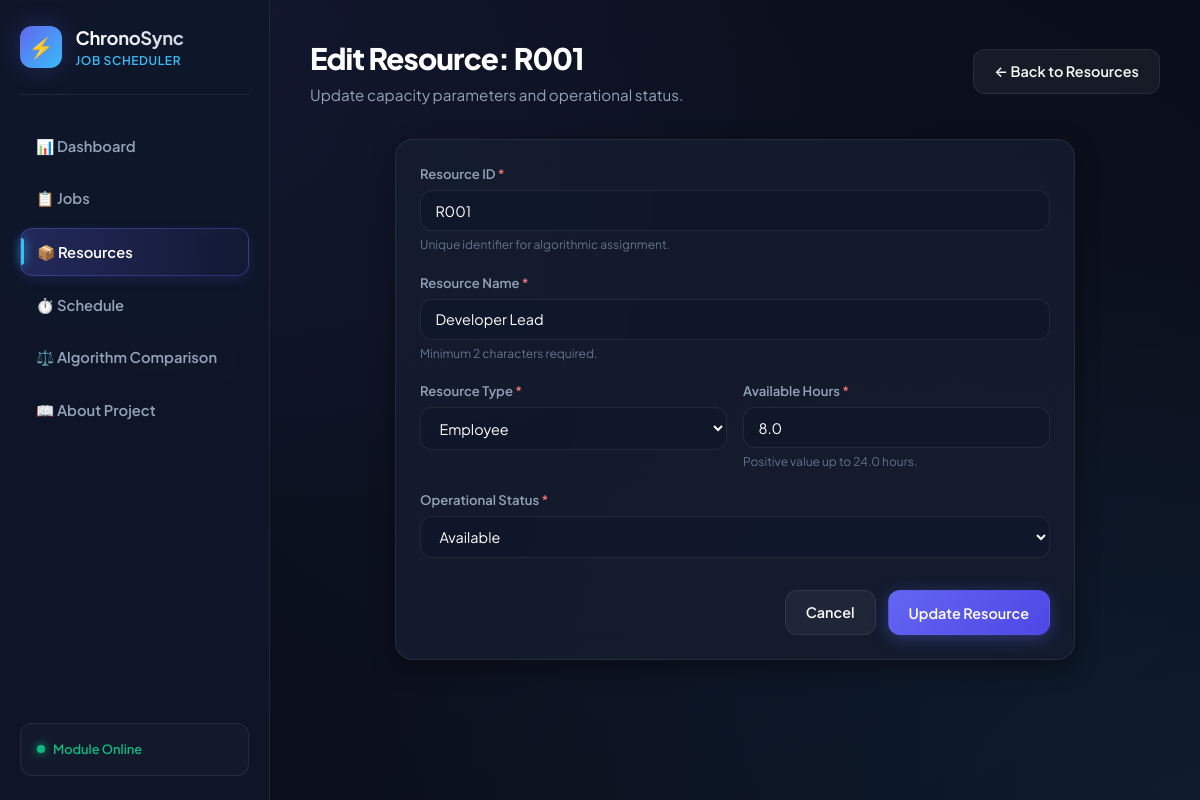
The app's page /resources/edit/213 with its own data.
### tables this page shows
CREATE TABLE resources (
            id INTEGER PRIMARY KEY AUTOINCREMENT,
            resource_id TEXT UNIQUE NOT NULL,
            resource_name TEXT NOT NULL,
            resource_type TEXT NOT NULL,
            available_hours REAL NOT NULL,
            status TEXT NOT NULL DEFAULT 'Available'
        );

### app.py (the view, shortened to what this page needs)
@app.route("/resources/edit/<int:id>", methods=["GET", "POST"])
def resource_edit(id: int):
    conn = get_db_connection()
    cursor = conn.cursor()
    cursor.execute("SELECT * FROM resources WHERE id = ?", (id,))
    row = cursor.fetchone()
    conn.close()
    if not row:
        flash("Resource not found.", "error")
        return redirect(url_for("resources_view")), 404
    existing = dict(row)
    return render_template(
        "resource_form.html",
        mode="edit",
        resource=existing,
        errors={},
        resource_types=RESOURCE_TYPES,
        resource_statuses=RESOURCE_STATUSES
    )

### app.py (called while the page is built)
def get_db_connection():
    conn = sqlite3.connect(DB_PATH)
    conn.row_factory = sqlite3.Row
    return conn

### templates/resource_form.html (shortened to what this page needs)
<!DOCTYPE html>
<html lang="en">
<head>
  <link rel="stylesheet" href="{{ url_for('static', filename='css/style.css') }}">
</head>
<body>
  <div class="app-container">
    <aside class="sidebar">
      <a href="/" class="brand-section">
        <div class="brand-logo">⚡</div>
        <div>
          <div class="brand-title">ChronoSync</div>
          <div class="brand-subtitle">Job Scheduler</div>
        </div>
      </a>
      <ul class="nav-links">
        <li><a href="/" class="nav-link">📊 Dashboard</a></li>
        <li><a href="/jobs" class="nav-link">📋 Jobs</a></li>
        <li><a href="/resources" class="nav-link active">📦 Resources</a></li>
        <li><a href="/schedule" class="nav-link">⏱️ Schedule</a></li>
        <li><a href="/comparison" class="nav-link">⚖️ Algorithm Comparison</a></li>
        <li><a href="/about" class="nav-link">📖 About Project</a></li>
      </ul>
      <div class="sidebar-footer">
        <div class="status-indicator">
          <span class="status-dot"></span>
          <span>Module Online</span>
        </div>
      </div>
    </aside>
    <main class="main-content">
      <header class="page-header">
        <div>
          <h1 class="page-title">{{ 'Add New Resource' if mode == 'add' else 'Edit Resource: ' + resource.resource_id }}</h1>
          <p class="page-subtitle">
            {{ 'Register an available computational or human resource for workload allocation.' if mode == 'add' else 'Update capacity parameters and operational status.' }}
          </p>
        </div>
        <a href="/resources" class="btn btn-secondary">
          ← Back to Resources
        </a>
      </header>
      <div class="glass-panel" style="max-width: 680px; margin: 0 auto;">
        <form method="POST" action="{{ '/resources/add' if mode == 'add' else '/resources/edit/' ~ resource.id }}" id="resource-form" novalidate>
          <div class="form-group">
            <label class="form-label" for="resource_id">
              Resource ID <span style="color: #F87171;">*</span>
            </label>
            <input
              type="text"
              id="resource_id"
              name="resource_id"
              class="form-control"
              placeholder="e.g. R001, DEV-01, GPU-NODE-1"
              value="{{ resource.resource_id or '' }}"
              required
            >
            {% if errors.resource_id %}
              <div class="field-error-msg">⚠️ {{ errors.resource_id }}</div>
            {% else %}
              <small style="color: var(--text-dim); font-size: 0.75rem;">Unique identifier for algorithmic assignment.</small>
            {% endif %}
          </div>
          <div class="form-group">
            <label class="form-label" for="resource_name">
              Resource Name <span style="color: #F87171;">*</span>
            </label>
            <input
              type="text"
              id="resource_name"
              name="resource_name"
              class="form-control"
              placeholder="e.g. Developer 1, High-Performance GPU"
              value="{{ resource.resource_name or '' }}"
              minlength="2"
              required
            >
            {% if errors.resource_name %}
              <div class="field-error-msg">⚠️ {{ errors.resource_name }}</div>
            {% else %}
              <small style="color: var(--text-dim); font-size: 0.75rem;">Minimum 2 characters required.</small>
            {% endif %}
          </div>
          <div class="form-grid">
            <div class="form-group">
              <label class="form-label" for="resource_type">
                Resource Type <span style="color: #F87171;">*</span>
              </label>
              <select
                id="resource_type"
                name="resource_type"
                class="form-control"
                required
              >
                {% for tp in resource_types %}
                  <option value="{{ tp }}" {% if resource.resource_type == tp %}selected{% endif %}>{{ tp }}</option>
                {% endfor %}
              </select>
            </div>
            <div class="form-group">
              <label class="form-label" for="available_hours">
                Available Hours <span style="color: #F87171;">*</span>
              </label>
              <input
                type="number"
                id="available_hours"
                name="available_hours"
                class="form-control"
                step="0.5"
                min="0.1"
                max="24"
                placeholder="e.g. 8.0"
                value="{{ resource.available_hours or '' }}"
                required
              >
              {% if errors.available_hours %}
                <div class="field-error-msg">⚠️ {{ errors.available_hours }}</div>
              {% else %}
                <small style="color: var(--text-dim); font-size: 0.75rem;">Positive value up to 24.0 hours.</small>
              {% endif %}
            </div>
          </div>
          <div class="form-group">
            <label class="form-label" for="status">
              Operational Status <span style="color: #F87171;">*</span>
            </label>
            <select
              id="status"
              name="status"
              class="form-control"
              required
            >
              {% for st in resource_statuses %}
                <option value="{{ st }}" {% if resource.status == st %}selected{% endif %}>{{ st }}</option>
              {% endfor %}
            </select>
          </div>
          <div style="display: flex; justify-content: flex-end; gap: 0.75rem; margin-top: 2rem;">
            <a href="/resources" class="btn btn-secondary">Cancel</a>
            <button type="submit" class="btn btn-primary" id="btn-submit-resource">
              {{ 'Save Resource' if mode == 'add' else 'Update Resource' }}
            </button>
          </div>
        </form>
      </div>
    </main>
  </div>
</body>
</html>

### records on screen
resources: resource "Edit Resource: R001", resource_id "R001", resource_name "Developer Lead", resource_type "Employee", available_hours "8.0", status "Available"

### other values on screen
{{ 'Save Resource' if mode == 'add' else 'Update Resource' }} "Update Resource"
